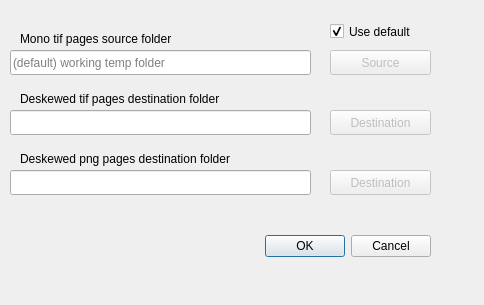
<?xml version="1.0" encoding="UTF-8"?>
<ui version="4.0">
 <class>deskew_monoDialog</class>
 <widget class="QDialog" name="deskew_monoDialog">
  <property name="windowModality">
   <enum>Qt::ApplicationModal</enum>
  </property>
  <property name="geometry">
   <rect>
    <x>0</x>
    <y>0</y>
    <width>484</width>
    <height>305</height>
   </rect>
  </property>
  <property name="windowTitle">
   <string>Deskew  tif and png mono pages</string>
  </property>
  <widget class="QDialogButtonBox" name="buttonBox">
   <property name="geometry">
    <rect>
     <x>260</x>
     <y>230</y>
     <width>171</width>
     <height>32</height>
    </rect>
   </property>
   <property name="orientation">
    <enum>Qt::Horizontal</enum>
   </property>
   <property name="standardButtons">
    <set>QDialogButtonBox::Cancel|QDialogButtonBox::Ok</set>
   </property>
  </widget>
  <widget class="QLineEdit" name="SourceLineEdit">
   <property name="geometry">
    <rect>
     <x>10</x>
     <y>50</y>
     <width>301</width>
     <height>25</height>
    </rect>
   </property>
   <property name="placeholderText">
    <string>(default) working temp folder</string>
   </property>
  </widget>
  <widget class="QPushButton" name="SourceButton">
   <property name="enabled">
    <bool>false</bool>
   </property>
   <property name="geometry">
    <rect>
     <x>330</x>
     <y>50</y>
     <width>101</width>
     <height>25</height>
    </rect>
   </property>
   <property name="text">
    <string>Source</string>
   </property>
   <property name="icon">
    <iconset resource="../UI_Icons.qrc">
     <normaloff>:/Icons/Icons/tiff-file.png</normaloff>:/Icons/Icons/tiff-file.png</iconset>
   </property>
  </widget>
  <widget class="QPushButton" name="DestPngButton">
   <property name="enabled">
    <bool>false</bool>
   </property>
   <property name="geometry">
    <rect>
     <x>330</x>
     <y>170</y>
     <width>101</width>
     <height>25</height>
    </rect>
   </property>
   <property name="text">
    <string>Destination</string>
   </property>
   <property name="icon">
    <iconset resource="../UI_Icons.qrc">
     <normaloff>:/Icons/Icons/png-file.png</normaloff>:/Icons/Icons/png-file.png</iconset>
   </property>
  </widget>
  <widget class="QLineEdit" name="DestPngLineEdit">
   <property name="geometry">
    <rect>
     <x>10</x>
     <y>170</y>
     <width>301</width>
     <height>25</height>
    </rect>
   </property>
  </widget>
  <widget class="QLabel" name="SourceLabel">
   <property name="geometry">
    <rect>
     <x>20</x>
     <y>30</y>
     <width>201</width>
     <height>17</height>
    </rect>
   </property>
   <property name="text">
    <string>Mono tif pages source folder</string>
   </property>
  </widget>
  <widget class="QLabel" name="DestPngLabel">
   <property name="geometry">
    <rect>
     <x>20</x>
     <y>150</y>
     <width>271</width>
     <height>17</height>
    </rect>
   </property>
   <property name="text">
    <string>Deskewed png pages destination folder</string>
   </property>
  </widget>
  <widget class="QLineEdit" name="DestTifLineEdit">
   <property name="geometry">
    <rect>
     <x>10</x>
     <y>110</y>
     <width>301</width>
     <height>25</height>
    </rect>
   </property>
  </widget>
  <widget class="QLabel" name="DestTifLabel">
   <property name="geometry">
    <rect>
     <x>20</x>
     <y>90</y>
     <width>271</width>
     <height>17</height>
    </rect>
   </property>
   <property name="text">
    <string>Deskewed tif pages destination folder</string>
   </property>
  </widget>
  <widget class="QPushButton" name="DestTifButton">
   <property name="enabled">
    <bool>false</bool>
   </property>
   <property name="geometry">
    <rect>
     <x>330</x>
     <y>110</y>
     <width>101</width>
     <height>25</height>
    </rect>
   </property>
   <property name="text">
    <string>Destination</string>
   </property>
   <property name="icon">
    <iconset resource="../UI_Icons.qrc">
     <normaloff>:/Icons/Icons/tiff-file.png</normaloff>:/Icons/Icons/tiff-file.png</iconset>
   </property>
  </widget>
  <widget class="QCheckBox" name="defaultsrcBox">
   <property name="geometry">
    <rect>
     <x>330</x>
     <y>20</y>
     <width>101</width>
     <height>23</height>
    </rect>
   </property>
   <property name="text">
    <string>Use default</string>
   </property>
   <property name="checked">
    <bool>true</bool>
   </property>
  </widget>
 </widget>
 <resources>
  <include location="../UI_Icons.qrc"/>
 </resources>
 <connections>
  <connection>
   <sender>buttonBox</sender>
   <signal>accepted()</signal>
   <receiver>deskew_monoDialog</receiver>
   <slot>accept()</slot>
   <hints>
    <hint type="sourcelabel">
     <x>248</x>
     <y>254</y>
    </hint>
    <hint type="destinationlabel">
     <x>157</x>
     <y>274</y>
    </hint>
   </hints>
  </connection>
  <connection>
   <sender>buttonBox</sender>
   <signal>rejected()</signal>
   <receiver>deskew_monoDialog</receiver>
   <slot>reject()</slot>
   <hints>
    <hint type="sourcelabel">
     <x>316</x>
     <y>260</y>
    </hint>
    <hint type="destinationlabel">
     <x>286</x>
     <y>274</y>
    </hint>
   </hints>
  </connection>
 </connections>
</ui>
